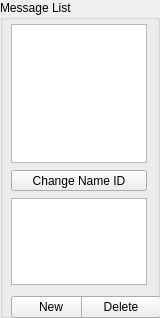
    <widget class="QGroupBox" name="IDC_STATIC">
      <property name="geometry">
        <rect>
          <x>549</x>
          <y>22</y>
          <width>160</width>
          <height>318</height>
        </rect>
      </property>
      <property name="title">
        <string>Message List</string>
      </property>
      <property name="visible">
        <bool>true</bool>
      </property>
      <property name="enabled">
        <bool>true</bool>
      </property>
      <property name="flat">
        <bool>false</bool>
      </property>
      <widget class="QListWidget" name="IDC_MESSAGE_LIST">
        <property name="geometry">
          <rect>
            <x>11</x>
            <y>24</y>
            <width>136</width>
            <height>139</height>
          </rect>
        </property>
        <property name="visible">
          <bool>true</bool>
        </property>
        <property name="enabled">
          <bool>true</bool>
        </property>
        <property name="selectionMode">
          <enum>QAbstractItemView::SingleSelection</enum>
        </property>
      </widget>
      <widget class="QPushButton" name="IDC_CHANGE_MESSAGE_NAME_BUTTON">
        <property name="geometry">
          <rect>
            <x>11</x>
            <y>170</y>
            <width>136</width>
            <height>21</height>
          </rect>
        </property>
        <property name="text">
          <string>Change Name ID</string>
        </property>
        <property name="visible">
          <bool>true</bool>
        </property>
        <property name="enabled">
          <bool>true</bool>
        </property>
        <property name="default">
          <bool>false</bool>
        </property>
        <property name="autoDefault">
          <bool>false</bool>
        </property>
      </widget>
      <widget class="QTextEdit" name="IDC_MESSAGE_EDIT">
        <property name="geometry">
          <rect>
            <x>11</x>
            <y>198</y>
            <width>136</width>
            <height>87</height>
          </rect>
        </property>
        <property name="visible">
          <bool>true</bool>
        </property>
        <property name="enabled">
          <bool>true</bool>
        </property>
        <property name="verticalScrollBarPolicy">
          <enum>Qt::ScrollBarAsNeeded</enum>
        </property>
      </widget>
      <widget class="QPushButton" name="IDC_NEW_MESSAGE_BUTTON">
        <property name="geometry">
          <rect>
            <x>11</x>
            <y>296</y>
            <width>80</width>
            <height>22</height>
          </rect>
        </property>
        <property name="text">
          <string>New</string>
        </property>
        <property name="visible">
          <bool>true</bool>
        </property>
        <property name="enabled">
          <bool>true</bool>
        </property>
        <property name="default">
          <bool>false</bool>
        </property>
        <property name="autoDefault">
          <bool>false</bool>
        </property>
      </widget>
      <widget class="QPushButton" name="IDC_DELETE_MESSAGE_BUTTON">
        <property name="geometry">
          <rect>
            <x>81</x>
            <y>296</y>
            <width>80</width>
            <height>22</height>
          </rect>
        </property>
        <property name="text">
          <string>Delete</string>
        </property>
        <property name="visible">
          <bool>true</bool>
        </property>
        <property name="enabled">
          <bool>true</bool>
        </property>
        <property name="default">
          <bool>false</bool>
        </property>
        <property name="autoDefault">
          <bool>false</bool>
        </property>
      </widget>
    </widget>
